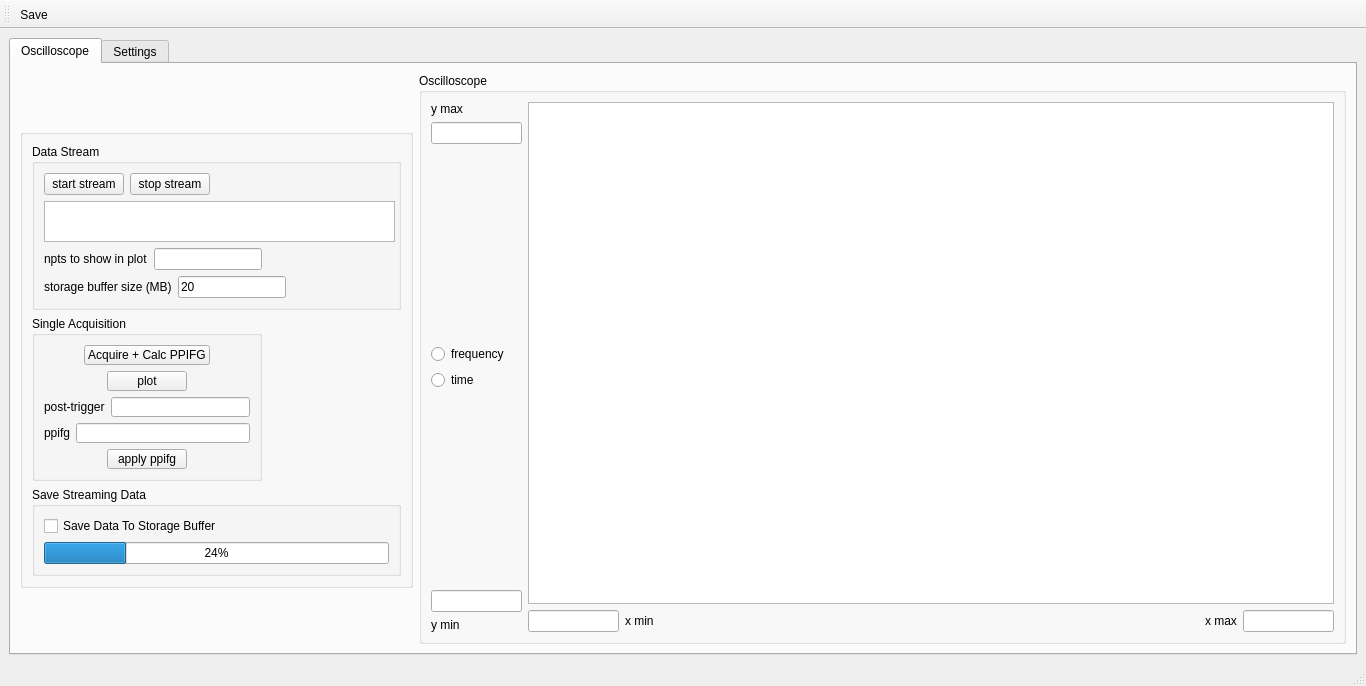
<?xml version="1.0" encoding="UTF-8"?>
<ui version="4.0">
 <class>MainWindow</class>
 <widget class="QMainWindow" name="MainWindow">
  <property name="geometry">
   <rect>
    <x>0</x>
    <y>0</y>
    <width>1366</width>
    <height>684</height>
   </rect>
  </property>
  <property name="windowTitle">
   <string>MainWindow</string>
  </property>
  <widget class="QWidget" name="centralwidget">
   <layout class="QGridLayout" name="gridLayout_3">
    <item row="0" column="0">
     <widget class="QTabWidget" name="tabWidget">
      <property name="currentIndex">
       <number>0</number>
      </property>
      <widget class="QWidget" name="tab">
       <attribute name="title">
        <string>Oscilloscope</string>
       </attribute>
       <layout class="QGridLayout" name="gridLayout_2">
        <item row="0" column="0">
         <widget class="QGroupBox" name="groupBox_5">
          <property name="maximumSize">
           <size>
            <width>393</width>
            <height>459</height>
           </size>
          </property>
          <property name="title">
           <string/>
          </property>
          <layout class="QVBoxLayout" name="verticalLayout_5">
           <item>
            <widget class="QGroupBox" name="groupBox_3">
             <property name="title">
              <string>Data Stream</string>
             </property>
             <layout class="QVBoxLayout" name="verticalLayout_4">
              <item>
               <layout class="QVBoxLayout" name="verticalLayout_3">
                <item>
                 <layout class="QHBoxLayout" name="horizontalLayout_4">
                  <item>
                   <widget class="QPushButton" name="btn_start_stream">
                    <property name="text">
                     <string>start stream</string>
                    </property>
                   </widget>
                  </item>
                  <item>
                   <widget class="QPushButton" name="btn_stop_stream">
                    <property name="text">
                     <string>stop stream</string>
                    </property>
                   </widget>
                  </item>
                  <item>
                   <spacer name="horizontalSpacer_6">
                    <property name="orientation">
                     <enum>Qt::Horizontal</enum>
                    </property>
                    <property name="sizeHint" stdset="0">
                     <size>
                      <width>40</width>
                      <height>20</height>
                     </size>
                    </property>
                   </spacer>
                  </item>
                 </layout>
                </item>
                <item>
                 <widget class="QTextBrowser" name="txtbws_stream_rate">
                  <property name="minimumSize">
                   <size>
                    <width>351</width>
                    <height>41</height>
                   </size>
                  </property>
                  <property name="maximumSize">
                   <size>
                    <width>351</width>
                    <height>41</height>
                   </size>
                  </property>
                 </widget>
                </item>
               </layout>
              </item>
              <item>
               <layout class="QHBoxLayout" name="horizontalLayout_7">
                <item>
                 <layout class="QFormLayout" name="formLayout">
                  <item row="0" column="0">
                   <widget class="QLabel" name="label_2">
                    <property name="text">
                     <string>npts to show in plot</string>
                    </property>
                   </widget>
                  </item>
                  <item row="0" column="1">
                   <widget class="QLineEdit" name="le_npts_to_plot"/>
                  </item>
                 </layout>
                </item>
                <item>
                 <spacer name="horizontalSpacer_7">
                  <property name="orientation">
                   <enum>Qt::Horizontal</enum>
                  </property>
                  <property name="sizeHint" stdset="0">
                   <size>
                    <width>40</width>
                    <height>20</height>
                   </size>
                  </property>
                 </spacer>
                </item>
               </layout>
              </item>
              <item>
               <layout class="QHBoxLayout" name="horizontalLayout_5">
                <item>
                 <layout class="QFormLayout" name="formLayout_2">
                  <item row="0" column="0">
                   <widget class="QLabel" name="label_4">
                    <property name="text">
                     <string>storage buffer size (MB)</string>
                    </property>
                   </widget>
                  </item>
                  <item row="0" column="1">
                   <widget class="QLineEdit" name="le_buffer_size_MB">
                    <property name="text">
                     <string>20</string>
                    </property>
                   </widget>
                  </item>
                 </layout>
                </item>
                <item>
                 <spacer name="horizontalSpacer_8">
                  <property name="orientation">
                   <enum>Qt::Horizontal</enum>
                  </property>
                  <property name="sizeHint" stdset="0">
                   <size>
                    <width>40</width>
                    <height>20</height>
                   </size>
                  </property>
                 </spacer>
                </item>
               </layout>
              </item>
             </layout>
            </widget>
           </item>
           <item>
            <layout class="QHBoxLayout" name="horizontalLayout_8">
             <item>
              <widget class="QGroupBox" name="groupBox_2">
               <property name="title">
                <string>Single Acquisition</string>
               </property>
               <layout class="QVBoxLayout" name="verticalLayout">
                <item>
                 <layout class="QHBoxLayout" name="horizontalLayout_2">
                  <item>
                   <spacer name="horizontalSpacer_3">
                    <property name="orientation">
                     <enum>Qt::Horizontal</enum>
                    </property>
                    <property name="sizeHint" stdset="0">
                     <size>
                      <width>40</width>
                      <height>20</height>
                     </size>
                    </property>
                   </spacer>
                  </item>
                  <item>
                   <widget class="QPushButton" name="btn_single_acquire">
                    <property name="text">
                     <string>Acquire + Calc PPIFG</string>
                    </property>
                   </widget>
                  </item>
                  <item>
                   <spacer name="horizontalSpacer_2">
                    <property name="orientation">
                     <enum>Qt::Horizontal</enum>
                    </property>
                    <property name="sizeHint" stdset="0">
                     <size>
                      <width>40</width>
                      <height>20</height>
                     </size>
                    </property>
                   </spacer>
                  </item>
                 </layout>
                </item>
                <item>
                 <layout class="QHBoxLayout" name="horizontalLayout_9">
                  <item>
                   <spacer name="horizontalSpacer_5">
                    <property name="orientation">
                     <enum>Qt::Horizontal</enum>
                    </property>
                    <property name="sizeHint" stdset="0">
                     <size>
                      <width>40</width>
                      <height>20</height>
                     </size>
                    </property>
                   </spacer>
                  </item>
                  <item>
                   <widget class="QPushButton" name="btn_plot">
                    <property name="text">
                     <string>plot</string>
                    </property>
                   </widget>
                  </item>
                  <item>
                   <spacer name="horizontalSpacer_12">
                    <property name="orientation">
                     <enum>Qt::Horizontal</enum>
                    </property>
                    <property name="sizeHint" stdset="0">
                     <size>
                      <width>40</width>
                      <height>20</height>
                     </size>
                    </property>
                   </spacer>
                  </item>
                 </layout>
                </item>
                <item>
                 <layout class="QFormLayout" name="formLayout_4">
                  <item row="0" column="0">
                   <widget class="QLabel" name="label_3">
                    <property name="text">
                     <string>post-trigger</string>
                    </property>
                   </widget>
                  </item>
                  <item row="0" column="1">
                   <widget class="QLineEdit" name="le_npts_post_trigger"/>
                  </item>
                 </layout>
                </item>
                <item>
                 <layout class="QFormLayout" name="formLayout_5">
                  <item row="0" column="0">
                   <widget class="QLabel" name="label">
                    <property name="text">
                     <string>ppifg</string>
                    </property>
                   </widget>
                  </item>
                  <item row="0" column="1">
                   <widget class="QLineEdit" name="le_ppifg"/>
                  </item>
                 </layout>
                </item>
                <item>
                 <layout class="QHBoxLayout" name="horizontalLayout_10">
                  <item>
                   <spacer name="horizontalSpacer_11">
                    <property name="orientation">
                     <enum>Qt::Horizontal</enum>
                    </property>
                    <property name="sizeHint" stdset="0">
                     <size>
                      <width>40</width>
                      <height>20</height>
                     </size>
                    </property>
                   </spacer>
                  </item>
                  <item>
                   <widget class="QPushButton" name="btn_apply_ppifg">
                    <property name="text">
                     <string>apply ppifg</string>
                    </property>
                   </widget>
                  </item>
                  <item>
                   <spacer name="horizontalSpacer_10">
                    <property name="orientation">
                     <enum>Qt::Horizontal</enum>
                    </property>
                    <property name="sizeHint" stdset="0">
                     <size>
                      <width>40</width>
                      <height>20</height>
                     </size>
                    </property>
                   </spacer>
                  </item>
                 </layout>
                </item>
               </layout>
              </widget>
             </item>
             <item>
              <spacer name="horizontalSpacer_9">
               <property name="orientation">
                <enum>Qt::Horizontal</enum>
               </property>
               <property name="sizeHint" stdset="0">
                <size>
                 <width>40</width>
                 <height>20</height>
                </size>
               </property>
              </spacer>
             </item>
            </layout>
           </item>
           <item>
            <widget class="QGroupBox" name="groupBox_4">
             <property name="title">
              <string>Save Streaming Data</string>
             </property>
             <layout class="QVBoxLayout" name="verticalLayout_6">
              <item>
               <layout class="QHBoxLayout" name="horizontalLayout_3">
                <item>
                 <widget class="QCheckBox" name="chkbx_save_data">
                  <property name="text">
                   <string>Save Data To Storage Buffer</string>
                  </property>
                 </widget>
                </item>
                <item>
                 <spacer name="horizontalSpacer_4">
                  <property name="orientation">
                   <enum>Qt::Horizontal</enum>
                  </property>
                  <property name="sizeHint" stdset="0">
                   <size>
                    <width>40</width>
                    <height>20</height>
                   </size>
                  </property>
                 </spacer>
                </item>
               </layout>
              </item>
              <item>
               <widget class="QProgressBar" name="progressBar">
                <property name="value">
                 <number>24</number>
                </property>
               </widget>
              </item>
             </layout>
            </widget>
           </item>
          </layout>
         </widget>
        </item>
        <item row="0" column="1">
         <widget class="QGroupBox" name="groupBox">
          <property name="title">
           <string>Oscilloscope</string>
          </property>
          <layout class="QVBoxLayout" name="verticalLayout_10">
           <item>
            <layout class="QHBoxLayout" name="horizontalLayout_6">
             <item>
              <layout class="QVBoxLayout" name="verticalLayout_9">
               <item>
                <widget class="QLabel" name="label_5">
                 <property name="text">
                  <string>y max</string>
                 </property>
                </widget>
               </item>
               <item>
                <widget class="QLineEdit" name="le_ifgplot_ymax">
                 <property name="maximumSize">
                  <size>
                   <width>91</width>
                   <height>16777215</height>
                  </size>
                 </property>
                </widget>
               </item>
               <item>
                <spacer name="verticalSpacer">
                 <property name="orientation">
                  <enum>Qt::Vertical</enum>
                 </property>
                 <property name="sizeHint" stdset="0">
                  <size>
                   <width>20</width>
                   <height>40</height>
                  </size>
                 </property>
                </spacer>
               </item>
               <item>
                <layout class="QVBoxLayout" name="verticalLayout_7">
                 <item>
                  <widget class="QRadioButton" name="rbtn_frequency">
                   <property name="text">
                    <string>frequency</string>
                   </property>
                  </widget>
                 </item>
                 <item>
                  <widget class="QRadioButton" name="rbtn_time">
                   <property name="text">
                    <string>time</string>
                   </property>
                  </widget>
                 </item>
                </layout>
               </item>
               <item>
                <spacer name="verticalSpacer_3">
                 <property name="orientation">
                  <enum>Qt::Vertical</enum>
                 </property>
                 <property name="sizeHint" stdset="0">
                  <size>
                   <width>20</width>
                   <height>40</height>
                  </size>
                 </property>
                </spacer>
               </item>
               <item>
                <widget class="QLineEdit" name="le_ifgplot_ymin">
                 <property name="maximumSize">
                  <size>
                   <width>91</width>
                   <height>16777215</height>
                  </size>
                 </property>
                </widget>
               </item>
               <item>
                <widget class="QLabel" name="label_6">
                 <property name="text">
                  <string>y min</string>
                 </property>
                </widget>
               </item>
              </layout>
             </item>
             <item>
              <layout class="QVBoxLayout" name="verticalLayout_2">
               <item>
                <widget class="PlotWidget" name="gv_ifgplot">
                 <property name="minimumSize">
                  <size>
                   <width>800</width>
                   <height>500</height>
                  </size>
                 </property>
                </widget>
               </item>
               <item>
                <layout class="QHBoxLayout" name="horizontalLayout">
                 <item>
                  <widget class="QLineEdit" name="le_ifgplot_xmin">
                   <property name="maximumSize">
                    <size>
                     <width>91</width>
                     <height>16777215</height>
                    </size>
                   </property>
                  </widget>
                 </item>
                 <item>
                  <widget class="QLabel" name="label_8">
                   <property name="text">
                    <string>x min</string>
                   </property>
                  </widget>
                 </item>
                 <item>
                  <spacer name="horizontalSpacer">
                   <property name="orientation">
                    <enum>Qt::Horizontal</enum>
                   </property>
                   <property name="sizeHint" stdset="0">
                    <size>
                     <width>40</width>
                     <height>20</height>
                    </size>
                   </property>
                  </spacer>
                 </item>
                 <item>
                  <widget class="QLabel" name="label_7">
                   <property name="text">
                    <string>x max</string>
                   </property>
                  </widget>
                 </item>
                 <item>
                  <widget class="QLineEdit" name="le_ifgplot_xmax">
                   <property name="maximumSize">
                    <size>
                     <width>91</width>
                     <height>16777215</height>
                    </size>
                   </property>
                  </widget>
                 </item>
                </layout>
               </item>
              </layout>
             </item>
            </layout>
           </item>
          </layout>
         </widget>
        </item>
       </layout>
      </widget>
      <widget class="QWidget" name="tab_2">
       <attribute name="title">
        <string>Settings</string>
       </attribute>
       <layout class="QGridLayout" name="gridLayout">
        <item row="0" column="0">
         <widget class="QTableWidget" name="tableWidget">
          <row>
           <property name="text">
            <string>Trigger Level</string>
           </property>
          </row>
          <row>
           <property name="text">
            <string>Plot Check Level</string>
           </property>
          </row>
          <row>
           <property name="text">
            <string>Segment Size</string>
           </property>
          </row>
          <row>
           <property name="text">
            <string>Ext Clk</string>
           </property>
          </row>
          <column>
           <property name="text">
            <string>Value</string>
           </property>
          </column>
          <item row="0" column="0">
           <property name="text">
            <string>hello world</string>
           </property>
          </item>
          <item row="1" column="0">
           <property name="text">
            <string>hello world</string>
           </property>
          </item>
          <item row="2" column="0">
           <property name="text">
            <string>hello world</string>
           </property>
          </item>
          <item row="3" column="0">
           <property name="text">
            <string>hello world</string>
           </property>
          </item>
         </widget>
        </item>
       </layout>
      </widget>
     </widget>
    </item>
   </layout>
  </widget>
  <widget class="QStatusBar" name="statusbar"/>
  <widget class="QToolBar" name="toolBar">
   <property name="windowTitle">
    <string>toolBar</string>
   </property>
   <attribute name="toolBarArea">
    <enum>TopToolBarArea</enum>
   </attribute>
   <attribute name="toolBarBreak">
    <bool>false</bool>
   </attribute>
   <addaction name="actionSave"/>
  </widget>
  <action name="actionSave">
   <property name="icon">
    <iconset>
     <normaloff>save_icon.png</normaloff>save_icon.png</iconset>
   </property>
   <property name="text">
    <string>Save</string>
   </property>
  </action>
 </widget>
 <customwidgets>
  <customwidget>
   <class>PlotWidget</class>
   <extends>QGraphicsView</extends>
   <header>PlotWidgets</header>
  </customwidget>
 </customwidgets>
 <resources>
  <include location="QRC_file.qrc"/>
 </resources>
 <connections/>
</ui>
